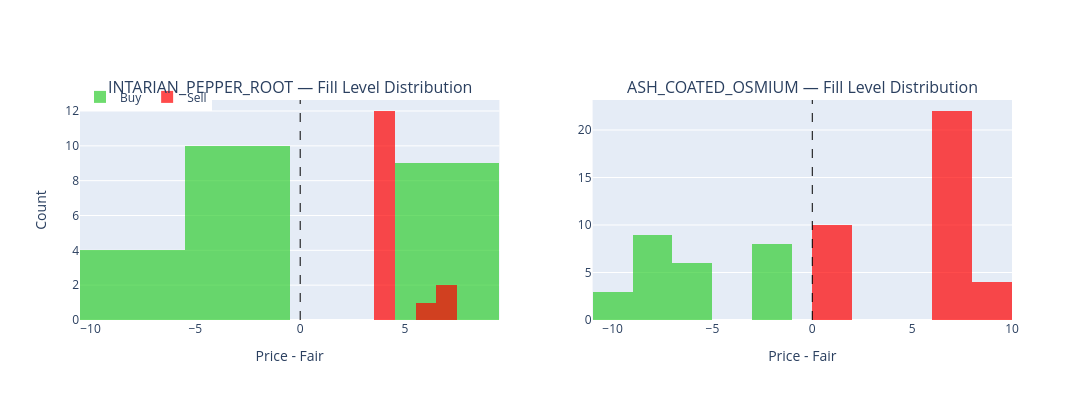

Write notebook code for a chart like this one.
### Markdown cell above
### 5c — 成交档位分布（normalized level histogram）

我方成交落在哪些 `price - fair` 档位，和预期策略设计对比。

### Code cell
fig = make_subplots(rows=1, cols=len(products),
                    subplot_titles=[f"{p} — Fill Level Distribution" for p in products])

for i, product in enumerate(products, 1):
    pt = my_with_wm.filter(pl.col("product") == product)
    if pt.height == 0:
        continue

    # norm_level = price - fair; 买入为负 edge，卖出为正 edge
    norm = (pt["price"] - pt["fair"]).to_list()

    # 分 buy/sell 颜色
    buys_norm = pt.filter(pl.col("trade_type") == "my_buy")
    sells_norm = pt.filter(pl.col("trade_type") == "my_sell")

    if buys_norm.height > 0:
        fig.add_trace(go.Histogram(
            x=(buys_norm["price"] - buys_norm["fair"]).to_list(),
            marker_color="limegreen", opacity=0.7, name="Buy", legendgroup="buy",
            showlegend=(i == 1),
        ), row=1, col=i)
    if sells_norm.height > 0:
        fig.add_trace(go.Histogram(
            x=(sells_norm["price"] - sells_norm["fair"]).to_list(),
            marker_color="red", opacity=0.7, name="Sell", legendgroup="sell",
            showlegend=(i == 1),
        ), row=1, col=i)

    fig.add_vline(x=0, line_dash="dash", line_color="black", line_width=1, row=1, col=i)
    fig.update_xaxes(title_text="Price - Fair", row=1, col=i)

fig.update_yaxes(title_text="Count", row=1, col=1)
fig.update_layout(height=400, width=1200, barmode="overlay",
                  legend=dict(orientation="h", y=1.08, x=0))
fig.show()

### Figure 1 — Plotly figure (JSON) as saved in the notebook; plotly's stock layout.template omitted (floating-point values rounded to 4 significant figures)
{"data": [{"legendgroup": "buy", "marker": {"color": "limegreen"}, "name": "Buy", "opacity": 0.7, "showlegend": true, "type": "histogram", "x": [7, 7, 7, 7, 7, 7, 7, 7, 7, -6, -4, -9, -4, -4, -4, -4, -6, -4, -4, -4, -9, -4, -4], "xaxis": "x", "yaxis": "y"}, {"legendgroup": "sell", "marker": {"color": "red"}, "name": "Sell", "opacity": 0.7, "showlegend": true, "type": "histogram", "x": [4, 4, 4, 4, 4, 7, 4, 4, 6, 4, 4, 4, 4, 7, 4], "xaxis": "x", "yaxis": "y"}, {"legendgroup": "buy", "marker": {"color": "limegreen"}, "name": "Buy", "opacity": 0.7, "showlegend": false, "type": "histogram", "x": [-7.5, -6, -2.5, -9.5, -7.5, -10, -2.5, -7.5, -2.5, -6.5, -7.5, -2.5, -2.5, -7.5, -2.5, -7, -7, -7.5, -6.5, -9.5, -6.5, -2.5, -7.5, -7.5, -7.5, -2.5], "xaxis": "x2", "yaxis": "y2"}, {"legendgroup": "sell", "marker": {"color": "red"}, "name": "Sell", "opacity": 0.7, "showlegend": false, "type": "histogram", "x": [7, 7.5, 6.5, 7.5, 7.5, 1.5, 6.5, 1.5, 6.5, 7.5, 9.5, 1.5, 6.5, 6.5, 7.5, 6.5, 1.5, 1.5, 1.5, 7.5, 6.5, 6.5, 9.5, 7.5, 1.5, 6.5, 6.5, 1.5, 7.5, 1.5, 6.5, 6.5, 1.5, 6.5, 9.5, 9.5], "xaxis": "x2", "yaxis": "y2"}], "layout": {"annotations": [{"font": {"size": 16}, "showarrow": false, "text": "INTARIAN_PEPPER_ROOT — Fill Level Distribution", "x": 0.225, "xanchor": "center", "xref": "paper", "y": 1, "yanchor": "bottom", "yref": "paper"}, {"font": {"size": 16}, "showarrow": false, "text": "ASH_COATED_OSMIUM — Fill Level Distribution", "x": 0.775, "xanchor": "center", "xref": "paper", "y": 1, "yanchor": "bottom", "yref": "paper"}], "barmode": "overlay", "height": 400, "legend": {"orientation": "h", "x": 0, "y": 1.08}, "shapes": [{"line": {"color": "black", "dash": "dash", "width": 1}, "type": "line", "x0": 0, "x1": 0, "xref": "x", "y0": 0, "y1": 1, "yref": "y domain"}, {"line": {"color": "black", "dash": "dash", "width": 1}, "type": "line", "x0": 0, "x1": 0, "xref": "x2", "y0": 0, "y1": 1, "yref": "y2 domain"}], "width": 1200, "xaxis": {"anchor": "y", "domain": [0, 0.45], "title": {"text": "Price - Fair"}}, "xaxis2": {"anchor": "y2", "domain": [0.55, 1], "title": {"text": "Price - Fair"}}, "yaxis": {"anchor": "x", "domain": [0, 1], "title": {"text": "Count"}}, "yaxis2": {"anchor": "x2", "domain": [0, 1]}}}
